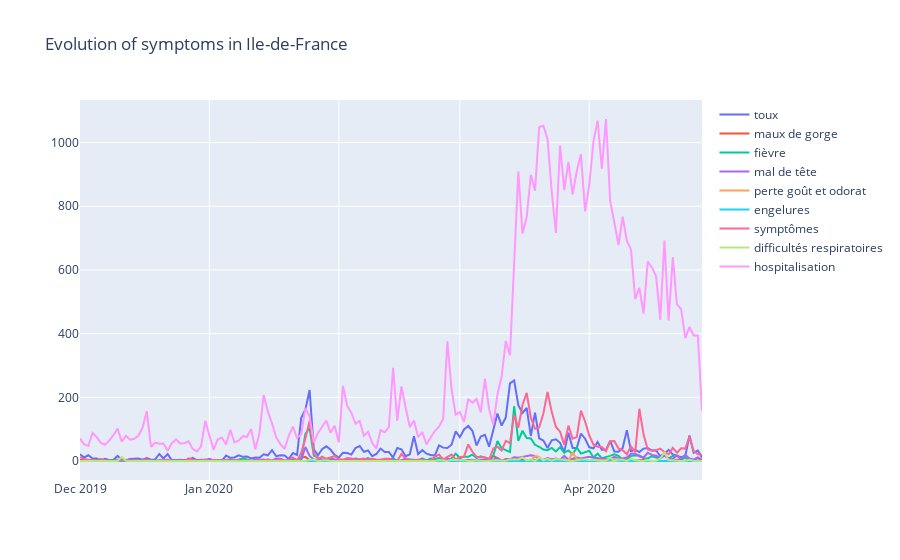

Notebook cell for this chart:
### Code cell
def plot_symptoms_evolution() :
    traces=[]
    df = tweets[['day'] + list(symptoms_dict_fr.keys())].groupby('day').agg('sum')
    for symptom in symptoms_dict_fr.keys():
        traces.append(go.Scatter(x = df.index, 
                                 y = df[symptom].values,
                                mode = 'lines',
                                name = symptom))
    layout = go.Layout(title="Evolution of symptoms in Ile-de-France")
    fig = go.Figure(traces, layout)
    py.iplot(fig)
plot_symptoms_evolution()

### Figure 1 — Plotly figure (JSON) as saved in the notebook; plotly's stock layout.template omitted (floating-point values rounded to 4 significant figures; data arrays with more than 128 entries replaced by an {"elided": "..."} marker saying what was removed)
{"data": [{"mode": "lines", "name": "toux", "type": "scatter", "x": {"elided": "150 str values"}, "y": {"elided": "150 int values"}}, {"mode": "lines", "name": "maux de gorge", "type": "scatter", "x": {"elided": "150 str values"}, "y": {"elided": "150 int values"}}, {"mode": "lines", "name": "fièvre", "type": "scatter", "x": {"elided": "150 str values"}, "y": {"elided": "150 int values"}}, {"mode": "lines", "name": "mal de tête", "type": "scatter", "x": {"elided": "150 str values"}, "y": {"elided": "150 int values"}}, {"mode": "lines", "name": "perte goût et odorat", "type": "scatter", "x": {"elided": "150 str values"}, "y": {"elided": "150 int values"}}, {"mode": "lines", "name": "engelures", "type": "scatter", "x": {"elided": "150 str values"}, "y": {"elided": "150 int values"}}, {"mode": "lines", "name": "symptômes", "type": "scatter", "x": {"elided": "150 str values"}, "y": {"elided": "150 int values"}}, {"mode": "lines", "name": "difficultés respiratoires", "type": "scatter", "x": {"elided": "150 str values"}, "y": {"elided": "150 int values"}}, {"mode": "lines", "name": "hospitalisation", "type": "scatter", "x": {"elided": "150 str values"}, "y": {"elided": "150 int values"}}], "layout": {"title": {"text": "Evolution of symptoms in Ile-de-France"}}}
